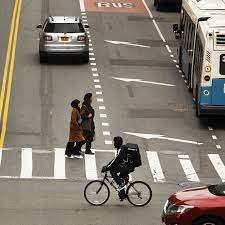
#> input picture Sample_image.jpeg, 225 x 225 px
$ jupyter execute 'Image_Pyramid & Image Translation.ipynb'
#> lines starting #> are read from the running program, lines starting #| are printed output that depends on the picture
[cell 1]
import cv2
import numpy as np
import matplotlib.pyplot as plt

[cell 2]
img= cv2.imread("Sample_image.jpeg")
#> img is the input picture: shape (225, 225, 3); mean B, G, R 113.5, 123.8, 132.5
new_img= cv2.pyrUp(img)
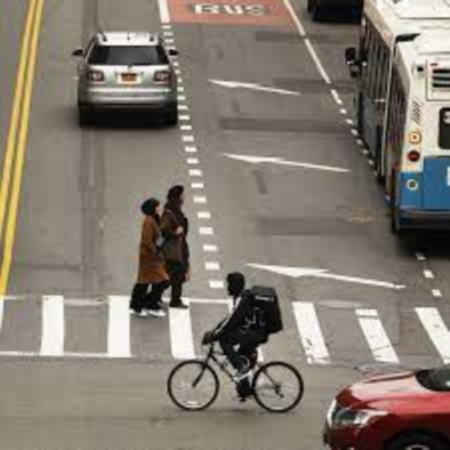
#> new_img: shape (450, 450, 3); mean B, G, R 113.6, 123.8, 132.5
new_img1= cv2.pyrUp(new_img)
new_img2= cv2.pyrUp(new_img1)
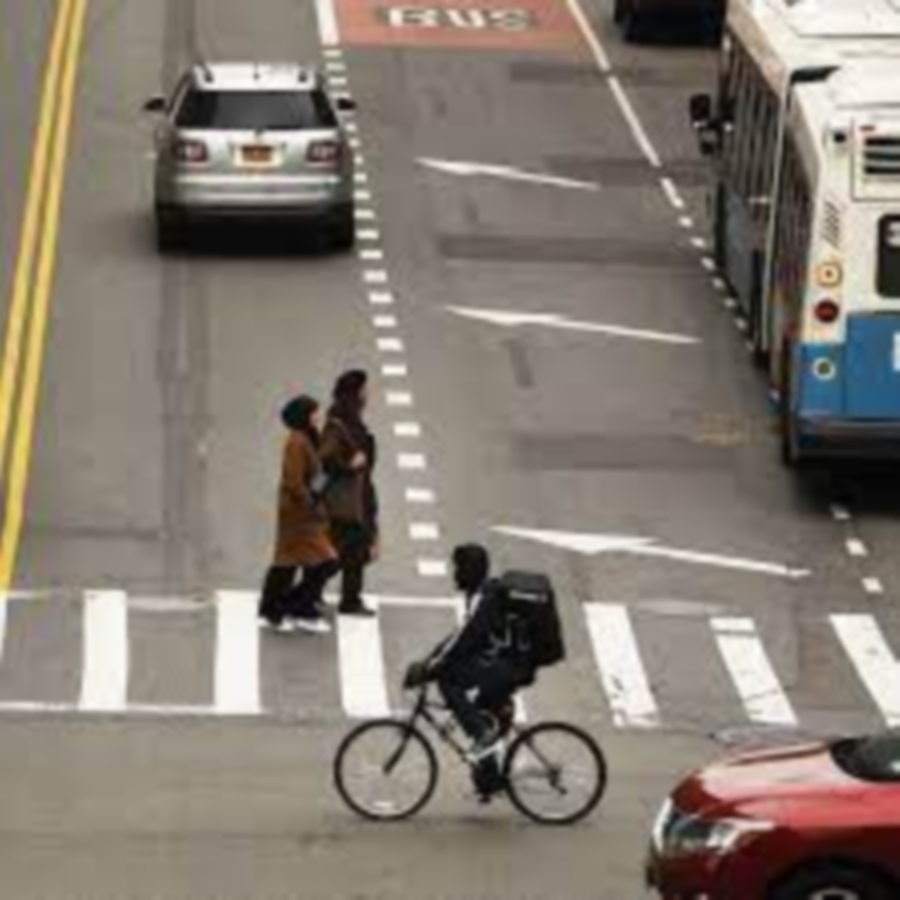
#> new_img2: shape (1800, 1800, 3) (shown at 1/2 size); mean B, G, R 113.7, 123.9, 132.6
cv2.imshow('sample1',new_img1)
cv2.imshow('sample2',new_img)
cv2.imshow('sample3',img)
cv2.waitKey(0)
cv2.destroyAllWindows()

[cell 3]
img= cv2.imread("Sample_image.jpeg")
new_img= cv2.pyrDown(img)
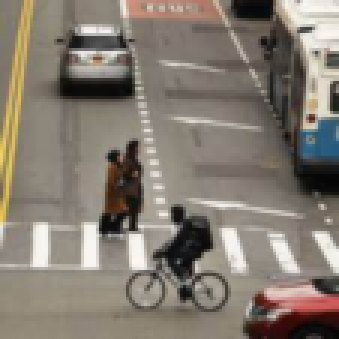
#> new_img: shape (113, 113, 3) (shown 3 times larger); mean B, G, R 113.5, 123.8, 132.6
new_img1= cv2.pyrDown(new_img)
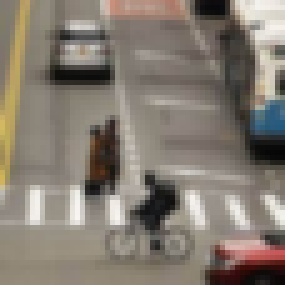
#> new_img1: shape (57, 57, 3) (shown 5 times larger); mean B, G, R 113.4, 123.8, 132.6
new_img2= cv2.pyrDown(new_img1)
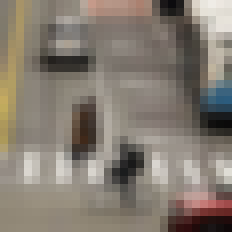
#> new_img2: shape (29, 29, 3) (shown 8 times larger); mean B, G, R 113.3, 123.9, 132.7
cv2.imshow('sample1',new_img1)
cv2.imshow('sample2',new_img)
cv2.imshow('sample3',img)
cv2.waitKey(0)
cv2.destroyAllWindows()

## Image Translation:

[cell 4]
img= cv2.imread("Sample_image.jpeg")
img= cv2.resize(img,(500,500))
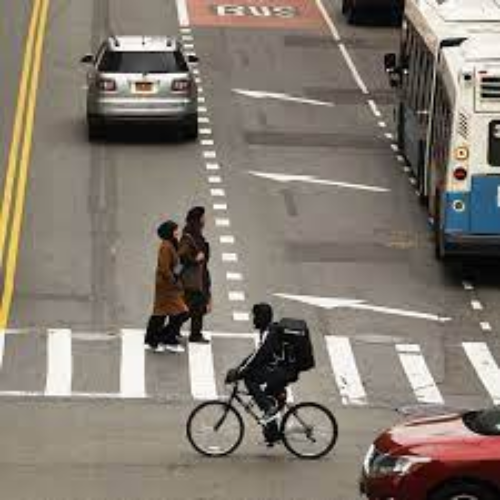
#> img: shape (500, 500, 3); mean B, G, R 113.4, 123.7, 132.4

# [7 lines of commented-out code are left out]

m= np.float32([[1,0,50],
             [0,1,100]])

new_img= cv2.warpAffine(img,m,(500,500))
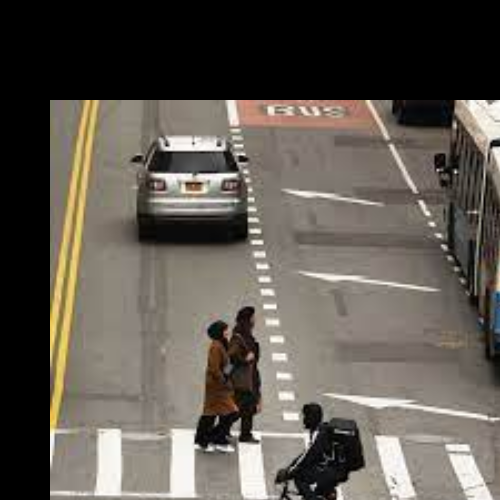
#> new_img: shape (500, 500, 3); mean B, G, R 81.1, 88.8, 94.7

cv2.imshow("sample",new_img)
cv2.waitKey(0)
cv2.destroyAllWindows()

$ run again, with IMG20240913224019.jpg copied over Sample_image.jpeg
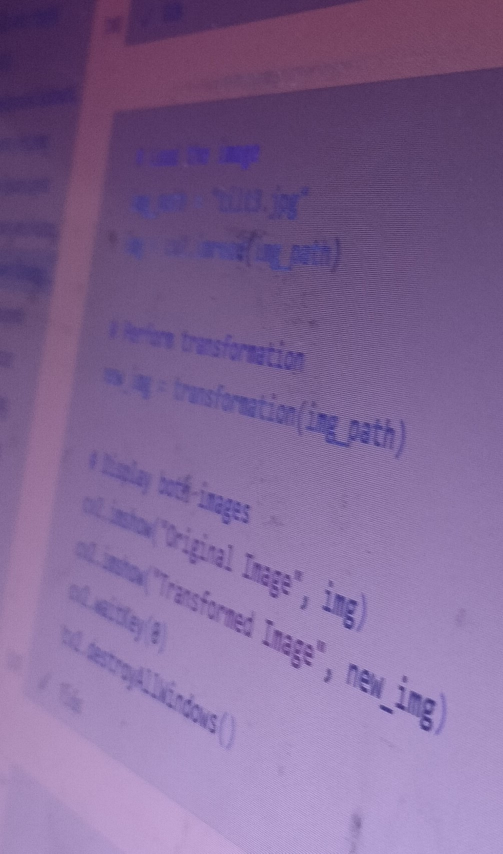
#> input picture IMG20240913224019.jpg, 1006 x 1707 px (shown at 1/2 size)
#> img is the input picture: shape (1707, 1006, 3); mean B, G, R 148.4, 102.2, 128.5
#> `img= cv2.resize(img,(500,500))`:
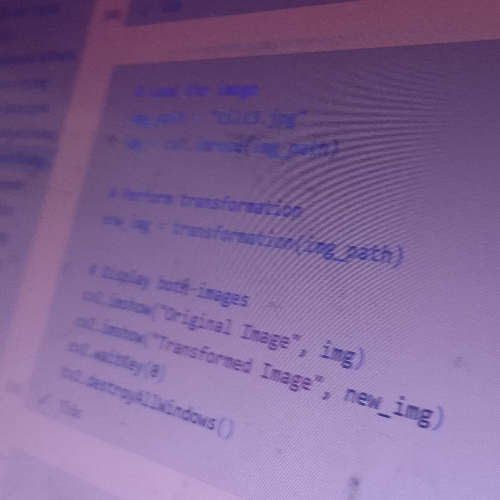
#> img: shape (500, 500, 3); mean B, G, R 148.3, 102.1, 128.3
#> `new_img= cv2.warpAffine(img,m,(500,500))`:
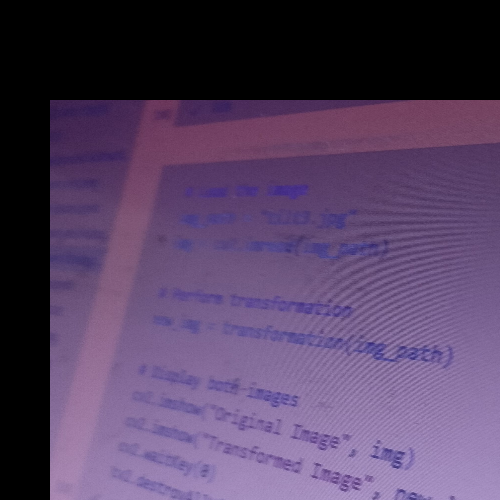
#> new_img: shape (500, 500, 3); mean B, G, R 97.7, 64.9, 84.3

$ run again, with Person Face.jpg copied over Sample_image.jpeg
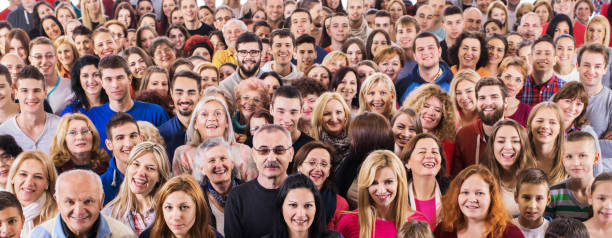
#> input picture Person Face.jpg, 612 x 238 px
#> img is the input picture: shape (238, 612, 3); mean B, G, R 110.9, 118.7, 155.4
#> `img= cv2.resize(img,(500,500))`:
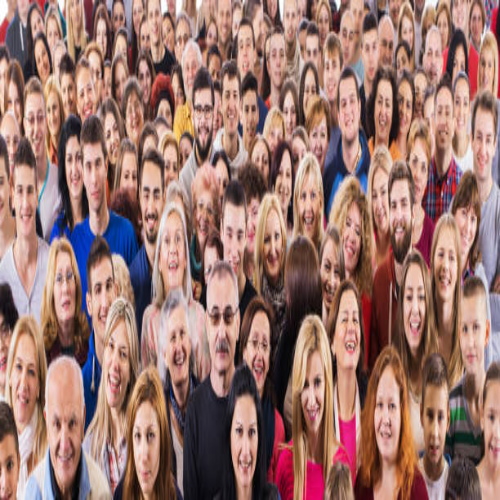
#> img: shape (500, 500, 3); mean B, G, R 110.8, 118.6, 155.2
#> `new_img= cv2.warpAffine(img,m,(500,500))`:
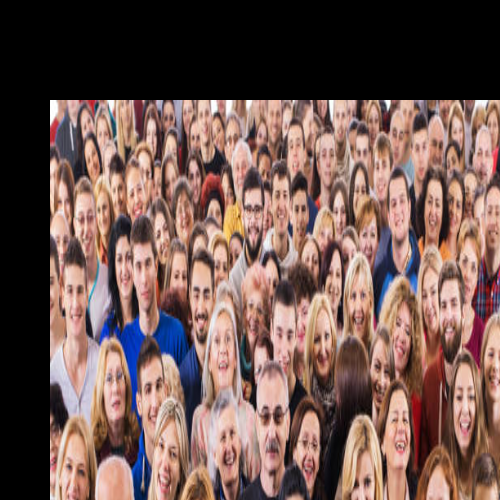
#> new_img: shape (500, 500, 3); mean B, G, R 81.5, 87.6, 113.1
